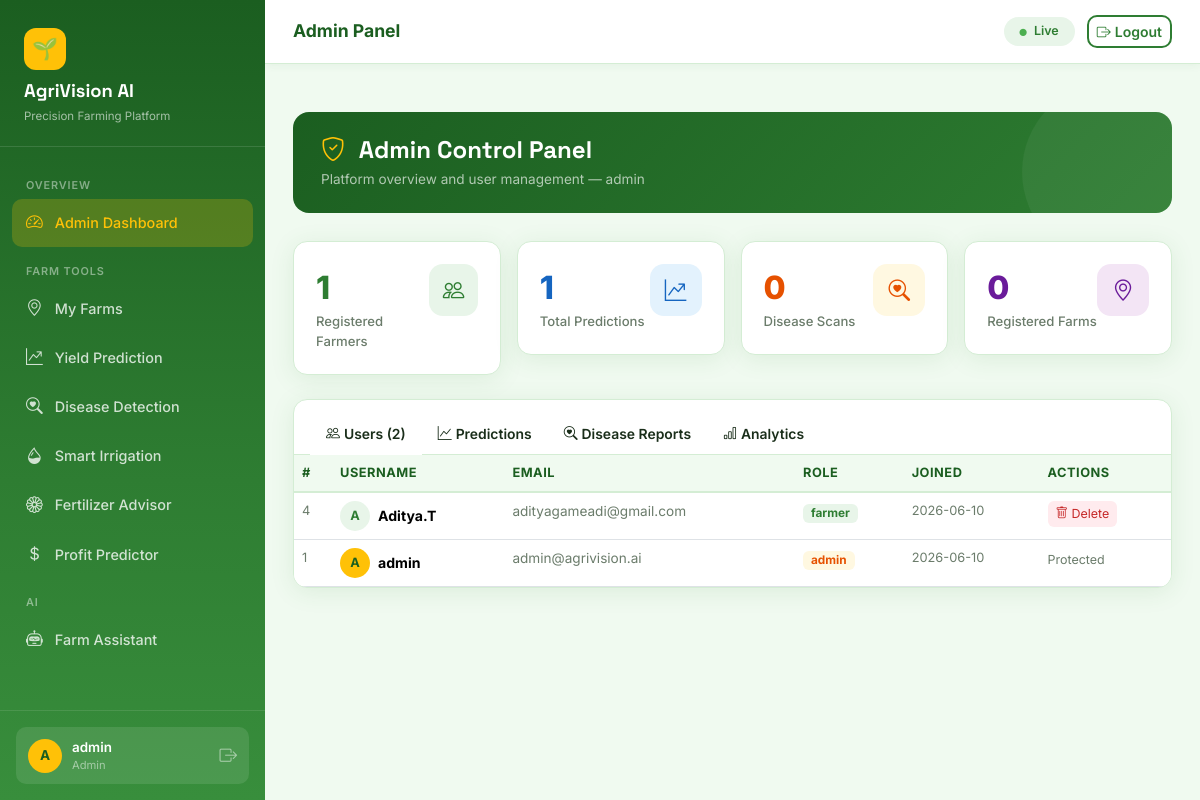
The page /admin (signed in) on the database its author committed.
### tables this page shows
CREATE TABLE users (
            id INTEGER PRIMARY KEY AUTOINCREMENT,
            username TEXT UNIQUE NOT NULL,
            email TEXT UNIQUE NOT NULL,
            password TEXT NOT NULL,
            role TEXT DEFAULT 'farmer',
            created_at TIMESTAMP DEFAULT CURRENT_TIMESTAMP
        );

### app.py (the view)
@app.route('/admin')
@login_required
@admin_required
def admin_dashboard():
    conn = get_db()
    total_users   = conn.execute("SELECT COUNT(*) as c FROM users WHERE role='farmer'").fetchone()['c']
    total_pred    = conn.execute("SELECT COUNT(*) as c FROM yield_predictions").fetchone()['c']
    total_disease = conn.execute("SELECT COUNT(*) as c FROM disease_detections").fetchone()['c']
    total_farms   = conn.execute("SELECT COUNT(*) as c FROM farms").fetchone()['c']
    users         = conn.execute("SELECT * FROM users ORDER BY created_at DESC").fetchall()
    predictions   = conn.execute("""
        SELECT yp.*, u.username FROM yield_predictions yp
        JOIN users u ON yp.user_id=u.id ORDER BY prediction_date DESC LIMIT 20""").fetchall()
    diseases = conn.execute("""
        SELECT dd.*, u.username FROM disease_detections dd
        JOIN users u ON dd.user_id=u.id ORDER BY detection_date DESC LIMIT 20""").fetchall()
    conn.close()
    return render_template('admin.html',
        total_users=total_users, total_pred=total_pred,
        total_disease=total_disease, total_farms=total_farms,
        users=users, predictions=predictions, diseases=diseases)

### app.py (called while the page is built)
def get_db():
    conn = sqlite3.connect(DB_PATH)
    conn.row_factory = sqlite3.Row
    return conn

def login_required(f):
    @wraps(f)
    def decorated(*args, **kwargs):
        if 'user_id' not in session:
            flash('Please log in to access this page.', 'warning')
            return redirect(url_for('login'))
        return f(*args, **kwargs)
    return decorated

def admin_required(f):
    @wraps(f)
    def decorated(*args, **kwargs):
        if session.get('role') != 'admin':
            flash('Admin access required.', 'danger')
            return redirect(url_for('dashboard'))
        return f(*args, **kwargs)
    return decorated

### templates/admin.html (shortened to what this page needs)
{% extends "base.html" %}
{% block page_title %}Admin Panel{% endblock %}
{% block content %}
<div style="background:linear-gradient(135deg,#1B5E20,#2E7D32);border-radius:16px;
  padding:24px 28px;margin-bottom:28px;position:relative;overflow:hidden">
  <div style="position:absolute;right:-30px;top:-30px;width:180px;height:180px;
    background:rgba(255,255,255,.05);border-radius:50%"></div>
  <h4 style="color:#fff;margin-bottom:4px">
    <i class="bi bi-shield-check me-2" style="color:var(--accent)"></i>
    Admin Control Panel
  </h4>
  <p style="color:rgba(255,255,255,.65);font-size:.85rem;margin:0">
    Platform overview and user management — {{ session.username }}
  </p>
</div>
<div class="row g-3 mb-4">
  {% set stats = [
    ('bi-people','#E8F5E9','var(--primary)', total_users, 'Registered Farmers'),
    ('bi-graph-up-arrow','#E3F2FD','#1565C0', total_pred, 'Total Predictions'),
    ('bi-search-heart','#FFF8E1','#E65100', total_disease, 'Disease Scans'),
    ('bi-geo-alt','#F3E5F5','#6A1B9A', total_farms, 'Registered Farms'),
  ] %}
  {% for icon, bg, color, val, label in stats %}
  <div class="col-6 col-xl-3">
    <div class="stat-card">
      <div class="d-flex justify-content-between align-items-start">
        <div>
          <div class="stat-value" style="color:{{ color }}">{{ val }}</div>
          <div class="stat-label">{{ label }}</div>
        </div>
        <div class="stat-icon" style="background:{{ bg }};color:{{ color }}">
          <i class="bi {{ icon }}"></i>
        </div>
      </div>
    </div>
  </div>
  {% endfor %}
</div>
<div class="card">
  <div class="card-body p-0">
    <ul class="nav nav-tabs px-3 pt-3" id="adminTabs" role="tablist"
        style="border-bottom:1px solid var(--border)">
      <li class="nav-item">
        <button class="nav-link active fw-semibold" data-bs-toggle="tab" data-bs-target="#usersTab"
                style="font-size:.87rem;color:var(--text);border:none;border-bottom:3px solid transparent">
          <i class="bi bi-people me-1"></i>Users ({{ users|length }})
        </button>
      </li>
      <li class="nav-item">
        <button class="nav-link fw-semibold" data-bs-toggle="tab" data-bs-target="#predsTab"
                style="font-size:.87rem;color:var(--text);border:none;border-bottom:3px solid transparent">
          <i class="bi bi-graph-up me-1"></i>Predictions
        </button>
      </li>
      <li class="nav-item">
        <button class="nav-link fw-semibold" data-bs-toggle="tab" data-bs-target="#diseaseTab"
                style="font-size:.87rem;color:var(--text);border:none;border-bottom:3px solid transparent">
          <i class="bi bi-search-heart me-1"></i>Disease Reports
        </button>
      </li>
      <li class="nav-item">
        <button class="nav-link fw-semibold" data-bs-toggle="tab" data-bs-target="#analyticsTab"
                style="font-size:.87rem;color:var(--text);border:none;border-bottom:3px solid transparent">
          <i class="bi bi-bar-chart me-1"></i>Analytics
        </button>
      </li>
    </ul>
    <div class="tab-content" id="adminTabContent">
      <div class="tab-pane fade show active" id="usersTab">
        <div class="table-responsive">
          <table class="table mb-0">
            <thead><tr>
              <th>#</th><th>Username</th><th>Email</th><th>Role</th>
              <th>Joined</th><th>Actions</th>
            </tr></thead>
            <tbody>
              {% for u in users %}
              <tr>
                <td style="color:var(--muted);font-size:.8rem">{{ u['id'] }}</td>
                <td>
                  <div class="d-flex align-items-center gap-2">
                    <div style="width:30px;height:30px;border-radius:50%;
                      background:{% if u['role']=='admin' %}var(--accent){% else %}#E8F5E9{% endif %};
                      color:{% if u['role']=='admin' %}#1B5E20{% else %}var(--primary){% endif %};
                      display:flex;align-items:center;justify-content:center;
                      font-size:.8rem;font-weight:700;flex-shrink:0">
                      {{ u['username'][0].upper() }}
                    </div>
                    <strong style="font-size:.88rem">{{ u['username'] }}</strong>
                  </div>
                </td>
                <td style="font-size:.85rem;color:var(--muted)">{{ u['email'] }}</td>
                <td>
                  <span class="badge px-2 py-1"
                        style="background:{% if u['role']=='admin'%}#FFF8E1;color:#E65100{% else %}#E8F5E9;color:var(--primary){% endif %};
                          border-radius:6px;font-size:.74rem">
                    {{ u['role'] }}
                  </span>
                </td>
                <td style="font-size:.8rem;color:var(--muted)">
                  {{ u['created_at'][:10] if u['created_at'] else '—' }}
                </td>
                <td>
                  {% if u['role'] != 'admin' %}
                  <button onclick="confirmDeleteUser({{ u['id'] }}, '{{ u['username'] }}')"
                          class="btn btn-sm py-1 px-2"
                          style="background:#FFEBEE;color:#c62828;border:none;border-radius:6px;font-size:.78rem">
                    <i class="bi bi-trash"></i> Delete
                  </button>
                  {% else %}
                  <span style="font-size:.78rem;color:var(--muted)">Protected</span>
                  {% endif %}
                </td>
              </tr>
              {% endfor %}
            </tbody>
          </table>
        </div>
      </div>
    </div>
  </div>
</div>
{% endblock %}

### templates/base.html (shortened to what this page needs)
<!DOCTYPE html>
<html lang="en">
<head>
  <link href="https://cdn.jsdelivr.net/npm/bootstrap@5.3.2/dist/css/bootstrap.min.css" rel="stylesheet" />
  <link href="https://cdn.jsdelivr.net/npm/bootstrap-icons@1.11.3/font/bootstrap-icons.min.css" rel="stylesheet" />
</head>
<body>
{% if session.user_id %}
<div class="app-wrapper">
  <aside class="sidebar" id="sidebar">
    <div class="sidebar-brand">
      <div class="brand-icon">🌱</div>
      <h5>AgriVision AI</h5>
      <small>Precision Farming Platform</small>
    </div>
    <nav class="sidebar-nav">
      <div class="nav-section-label">Overview</div>
      {% if session.role == 'admin' %}
      <a href="{{ url_for('admin_dashboard') }}"
         class="sidebar-link {% if request.endpoint=='admin_dashboard' %}active{% endif %}">
        <i class="bi bi-speedometer2"></i> Admin Dashboard
      </a>
      {% else %}
      <a href="{{ url_for('dashboard') }}"
         class="sidebar-link {% if request.endpoint=='dashboard' %}active{% endif %}">
        <i class="bi bi-speedometer2"></i> Dashboard
      </a>
      {% endif %}
      <div class="nav-section-label">Farm Tools</div>
      <a href="{{ url_for('farms') }}"
         class="sidebar-link {% if request.endpoint=='farms' %}active{% endif %}">
        <i class="bi bi-geo-alt"></i> My Farms
      </a>
      <a href="{{ url_for('yield_prediction') }}"
         class="sidebar-link {% if request.endpoint=='yield_prediction' %}active{% endif %}">
        <i class="bi bi-graph-up-arrow"></i> Yield Prediction
      </a>
      <a href="{{ url_for('disease_detection') }}"
         class="sidebar-link {% if request.endpoint=='disease_detection' %}active{% endif %}">
        <i class="bi bi-search-heart"></i> Disease Detection
      </a>
      <a href="{{ url_for('irrigation') }}"
         class="sidebar-link {% if request.endpoint=='irrigation' %}active{% endif %}">
        <i class="bi bi-droplet-half"></i> Smart Irrigation
      </a>
      <a href="{{ url_for('fertilizer') }}"
         class="sidebar-link {% if request.endpoint=='fertilizer' %}active{% endif %}">
        <i class="bi bi-flower1"></i> Fertilizer Advisor
      </a>
      <a href="{{ url_for('profit') }}"
         class="sidebar-link {% if request.endpoint=='profit' %}active{% endif %}">
        <i class="bi bi-currency-dollar"></i> Profit Predictor
      </a>
      <div class="nav-section-label">AI</div>
      <a href="{{ url_for('assistant') }}"
         class="sidebar-link {% if request.endpoint=='assistant' %}active{% endif %}">
        <i class="bi bi-robot"></i> Farm Assistant
      </a>
    </nav>
    <div class="sidebar-footer">
      <div class="user-chip">
        <div class="user-avatar">{{ session.username[0].upper() }}</div>
        <div>
          <div class="name">{{ session.username }}</div>
          <div class="role">{{ session.role|capitalize }}</div>
        </div>
        <a href="{{ url_for('logout') }}" class="ms-auto" title="Logout"
           style="color:rgba(255,255,255,.5); font-size:1.1rem;">
          <i class="bi bi-box-arrow-right"></i>
        </a>
      </div>
    </div>
  </aside>
  <div class="main-content">
    <header class="topbar">
      <div class="d-flex align-items-center gap-3">
        <span class="topbar-title">{% block page_title %}Dashboard{% endblock %}</span>
      </div>
      <div class="topbar-actions">
        <span class="badge badge-green px-3 py-2 rounded-pill fw-semibold" style="font-size:.78rem;">
          <i class="bi bi-circle-fill me-1" style="font-size:.45rem;color:var(--secondary)"></i>
          Live
        </span>
        <a href="{{ url_for('logout') }}" class="btn btn-sm btn-outline-primary">
          <i class="bi bi-box-arrow-right me-1"></i>Logout
        </a>
      </div>
    </header>
    <div class="px-4 pt-3">
    </div>
    <main class="page-body">
      {% block content %}{% endblock %}
    </main>
  </div>
</div>
{% endif %}
</body>
</html>

### templates/base.html (style rules this page uses)
:root { --primary: #2E7D32; --primary-d: #1B5E20; --secondary: #4CAF50; --accent: #FFC107; --accent-d: #F9A825; --bg: #F0FAF0; --surface: #ffffff; --border: #D4EDD4; --text: #1a2e1a; --muted: #6b7c6b; --danger: #c62828; --radius: 14px; --shadow: 0 4px 24px rgba(46,125,50,.10); --shadow-lg: 0 12px 48px rgba(46,125,50,.15); }
*, *::before, *::after { box-sizing: border-box; margin: 0; padding: 0; }
html { scroll-behavior: smooth; }
body { font-family: 'Inter', sans-serif; background: var(--bg); color: var(--text); min-height: 100vh; }
h1,h2,h3,h4,h5,h6 { font-family: 'Space Grotesk', sans-serif; font-weight: 700; }
.app-wrapper { display: flex; min-height: 100vh; }
.sidebar { width: 265px; min-height: 100vh; background: linear-gradient(180deg, #1B5E20 0%, #2E7D32 60%, #388E3C 100%); position: fixed; top: 0; left: 0; bottom: 0; display: flex; flex-direction: column; z-index: 100; transition: transform .3s ease; overflow-y: auto; }
.sidebar-brand { padding: 28px 24px 20px; border-bottom: 1px solid rgba(255,255,255,.12); }
.sidebar-brand .brand-icon { width: 42px; height: 42px; background: var(--accent); border-radius: 12px; display: inline-flex; align-items: center; justify-content: center; font-size: 1.3rem; color: #1B5E20; margin-bottom: 10px; }
.sidebar-brand h5 { color: #fff; font-size: 1.15rem; margin: 0; }
.sidebar-brand small { color: rgba(255,255,255,.6); font-size: .72rem; }
.sidebar-nav { padding: 16px 12px; flex: 1; }
.nav-section-label { color: rgba(255,255,255,.45); font-size: .68rem; font-weight: 600; letter-spacing: .08em; text-transform: uppercase; padding: 14px 14px 6px; }
.sidebar-link { display: flex; align-items: center; gap: 12px; padding: 11px 14px; border-radius: 10px; color: rgba(255,255,255,.78); text-decoration: none; font-size: .9rem; font-weight: 500; transition: all .2s; margin-bottom: 2px; }
.sidebar-link i { font-size: 1.05rem; flex-shrink: 0; }
.sidebar-link:hover, .sidebar-link.active { background: rgba(255,255,255,.14); color: #fff; }
.sidebar-link.active { background: rgba(255,193,7,.22); color: var(--accent); }
.sidebar-footer { padding: 16px; border-top: 1px solid rgba(255,255,255,.1); }
.user-chip { display: flex; align-items: center; gap: 10px; padding: 10px 12px; background: rgba(255,255,255,.1); border-radius: 10px; }
.user-avatar { width: 34px; height: 34px; background: var(--accent); border-radius: 50%; display: flex; align-items: center; justify-content: center; font-size: .85rem; font-weight: 700; color: #1B5E20; flex-shrink: 0; }
.user-chip .name { color: #fff; font-size: .84rem; font-weight: 600; }
.user-chip .role { color: rgba(255,255,255,.5); font-size: .7rem; }
.main-content { margin-left: 265px; flex: 1; display: flex; flex-direction: column; min-height: 100vh; }
.topbar { background: var(--surface); border-bottom: 1px solid var(--border); padding: 0 28px; height: 64px; display: flex; align-items: center; justify-content: space-between; position: sticky; top: 0; z-index: 50; box-shadow: 0 2px 8px rgba(46,125,50,.06); }
.topbar-title { font-size: 1.1rem; font-weight: 700; color: var(--primary-d); }
.topbar-actions { display: flex; align-items: center; gap: 12px; }
.page-body { padding: 32px 28px; flex: 1; }
.card { background: var(--surface); border: 1px solid var(--border); border-radius: var(--radius); box-shadow: var(--shadow); overflow: hidden; }
.card-body { padding: 22px; }
.stat-card { background: var(--surface); border: 1px solid var(--border); border-radius: var(--radius); padding: 22px; box-shadow: var(--shadow); transition: transform .2s, box-shadow .2s; }
.stat-icon { width: 52px; height: 52px; border-radius: 14px; display: flex; align-items: center; justify-content: center; font-size: 1.35rem; }
.stat-value { font-size: 2rem; font-weight: 800; color: var(--primary); }
.stat-label { font-size: .82rem; color: var(--muted); font-weight: 500; }
.btn-outline-primary { border: 2px solid var(--primary); color: var(--primary); border-radius: 10px; font-weight: 600; transition: all .2s; }
.table { font-size: .88rem; }
.table thead th { background: #F0FAF0; color: var(--primary-d); font-weight: 700; border-bottom: 2px solid var(--border); font-size: .8rem; text-transform: uppercase; letter-spacing: .04em; }
.badge-green { background: #E8F5E9; color: var(--primary); }

### rows shown on the page
users: id "4", username "A", username "Aditya.T", email "adityagameadi@gmail.com", role "farmer", created_at "2026-06-10"
users: id "1", username "A", username "admin", email "admin@agrivision.ai", role "admin", created_at "2026-06-10", shows "Protected"

### other values the page prints
{{ session.username[0].upper() }} "A"
{{ session.username }} "admin"
{{ session.role|capitalize }} "Admin"
{{ val }} "1" "1" "0" "0"
{{ label }} "Registered Farmers" "Total Predictions" "Disease Scans" "Registered Farms"
{{ users|length }} "2"
